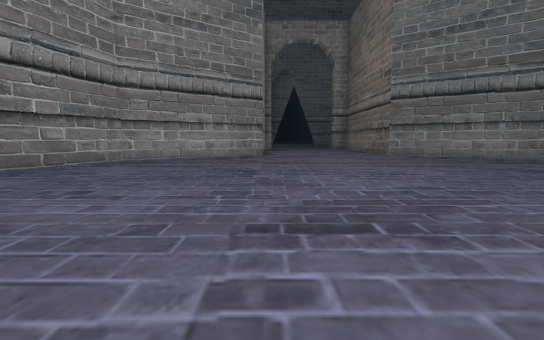
view 1 (above)

18 first-person views from a walk through a Unity game level. The camera is 1.4 m above the floor, tilts 6° down and sees 85° across. The floor is counted in squares, 2 m on a side. Each view is taken from the middle of a square. On the plan, view 1 faces up. The plan holds only what a view shows up to about 10 squares ahead; the rest is blank. The place goes on beyond the plan. The player character is not drawn.

view 2
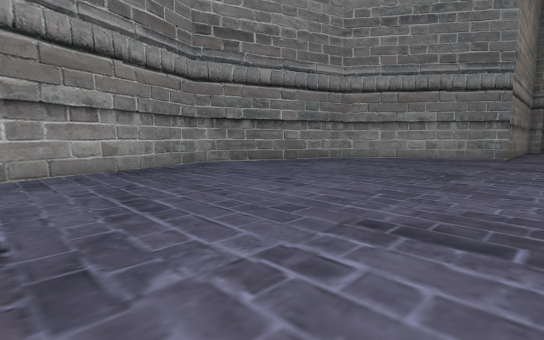

view 3
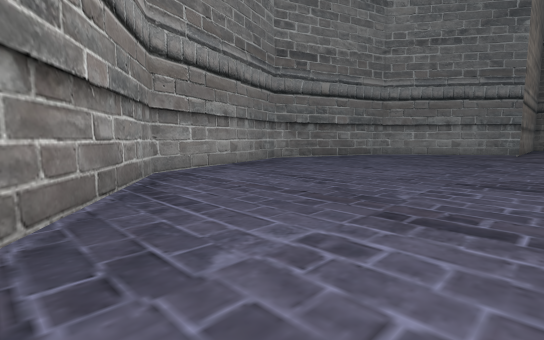

view 4
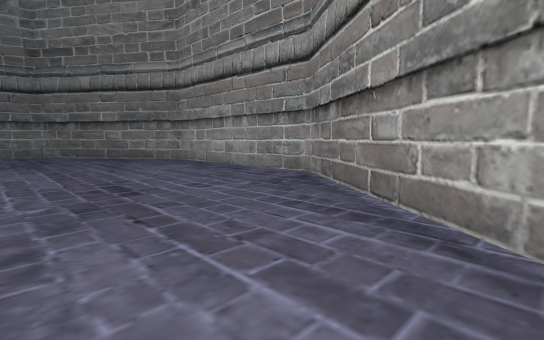

view 5
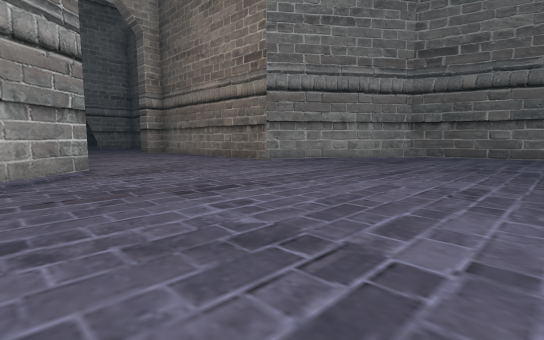

view 6
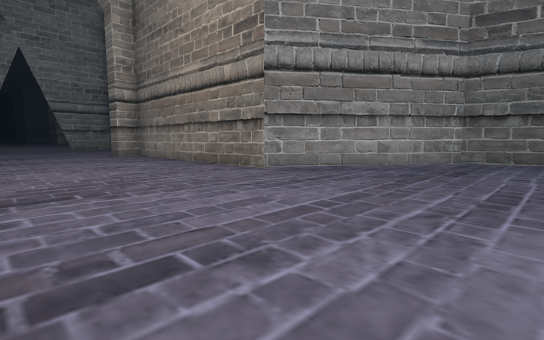

view 7
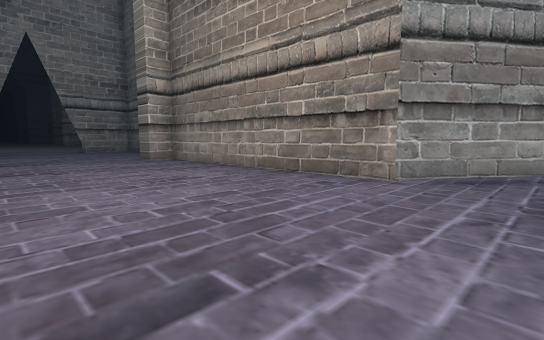

view 8
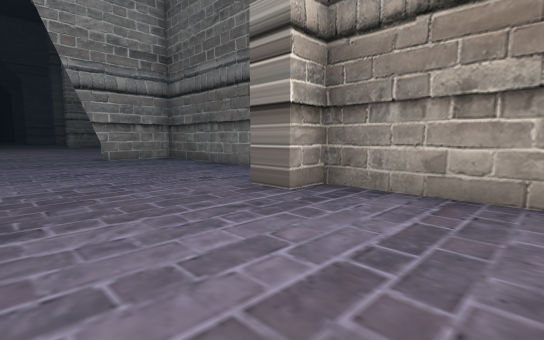

view 9
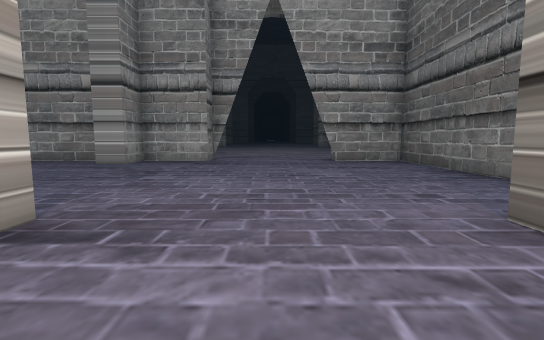

view 10
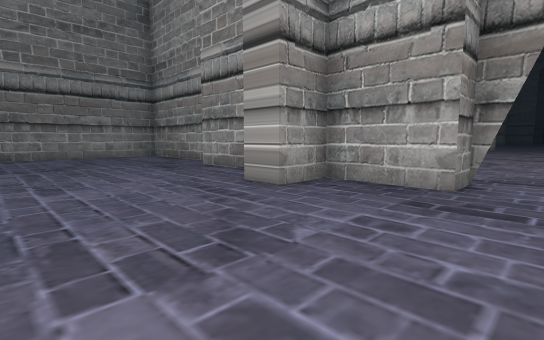

view 11
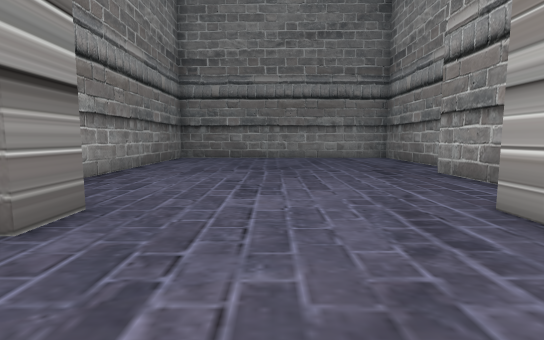

view 12
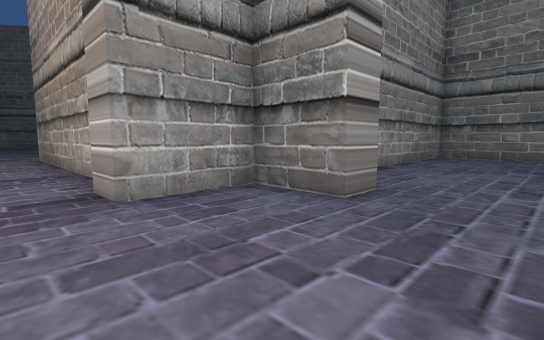

view 13
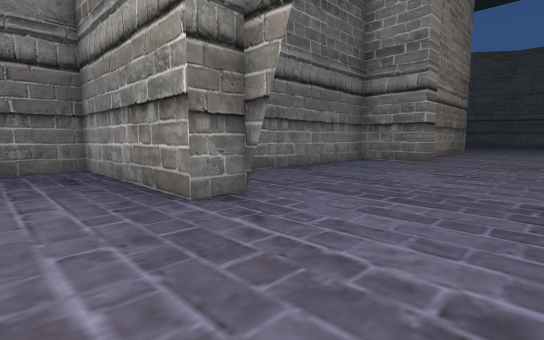

view 14
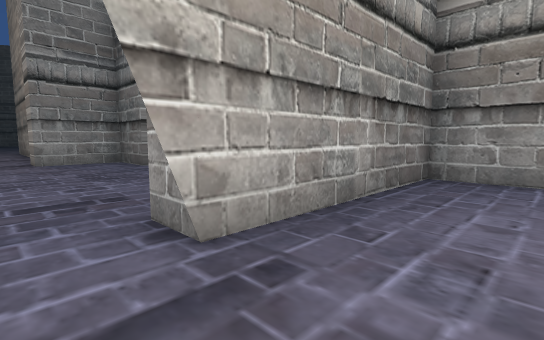

view 15
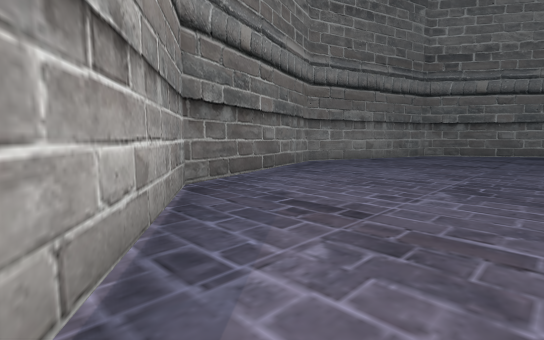

view 16
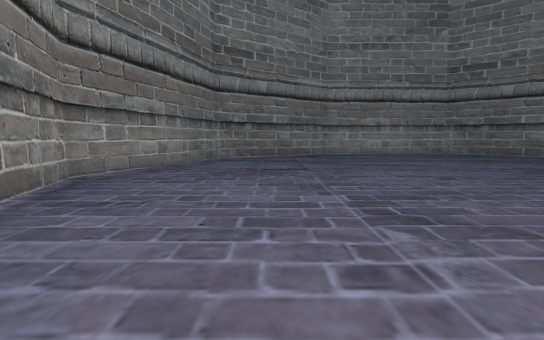

view 17
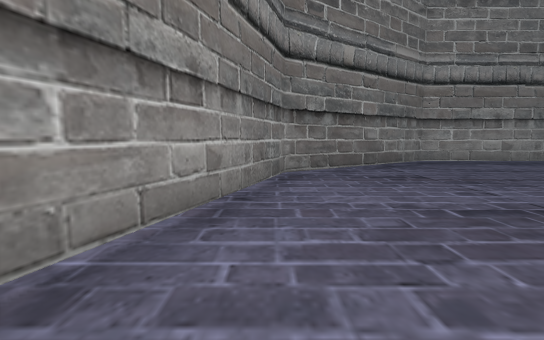

view 18
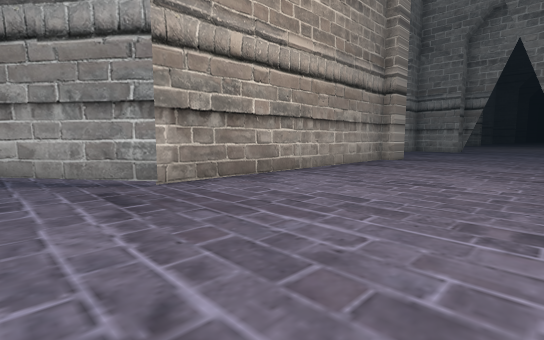

### Floor plan
Points are (right, up) in squares from view 1. A wall is a line through its corners. A room is listed if a view was taken in it or the views show most of it. See-through windows are left out.
Room 1 (views 1, 2, 3, 4, 5, 6, 7, 8, 9, 10, 11, 12, 13, 14, 15, 16, 17, 18)
walls: (6.1, 20.9) (6.1, 27.5) (3.8, 27.5); (-3, 22.1) (-2.1, 22.1) (-2.1, 20.5) (0, 20.5) (0, 19.7) (-0.5, 19.7) (-0.5, 11.9) (-4.5, 9) (-6, 4.1) (-4.5, -0.7) (-0.4, -3.6) (4.7, -3.6) (8.8, -0.7) (10.3, 4.2) (8.8, 9) (4.9, 11.8) (4.9, 19.7) (4, 19.7) (4, 20.5) (5.8, 20.5); (-10.1, 20.5) (-5.2, 20.5); (3.6, 27.5) (4, 27.5) (4, 28.3) (8.5, 28.3) (8.5, 29.8); (-3.6, 27.5) (-6.2, 27.5); (-2.1, 28.4) (-2.1, 26.2) (-3, 26.2); (-11.1, 25.2) (-11.1, 21.8); (-7.4, 28.3) (-10.1, 28.3); (-4.6, 29.9) (-4.6, 28.3) (0.4, 28.3) (0, 28.3) (0, 27.5) (-2.1, 27.5)

Where each view was taken, in squares from view 1:
view 1: 0 up, 0 right, facing up
view 2: 0 up, 1 right, facing up-left
view 3: 3 down, 1 right, facing up-left
view 4: 1 up, 4 left, facing down-right
view 5: 5 up, 2 left, facing up-right
view 6: 7 up, 0 right, facing up-right
view 7: 10 up, 0 right, facing up-right
view 8: 17 up, 1 right, facing up-right
view 9: 18 up, 2 right, facing up
view 10: 23 up, 1 right, facing up-left
view 11: 24 up, 0 right, facing left
view 12: 24 up, 1 right, facing down-left
view 13: 30 up, 1 right, facing down-right
view 14: 30 up, 1 right, facing down-left
view 15: 11 up, 5 right, facing down-right
view 16: 9 up, 7 right, facing down
view 17: 5 up, 9 right, facing down
view 18: 10 up, 4 right, facing up-left
